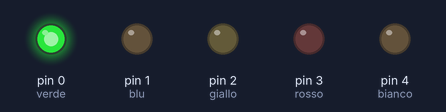
Recording of a sketch running on a simulated Arduino Uno, built with avr-gcc and run on an emulated ATmega328P. Parts: output pins drawn as LEDs (lit = HIGH).

Above: at 0.5 s.
At 1.5 s:
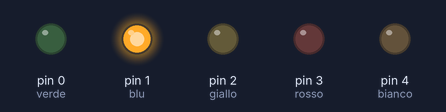
At 2.5 s:
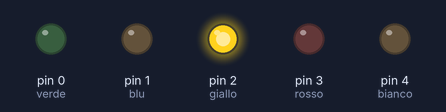
At 3.5 s:
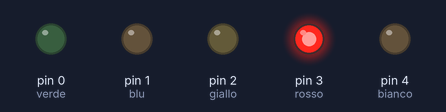
At 4.5 s:
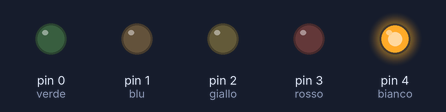
Timing chart, 0 to 6.5 s (numbered marks = the images above):
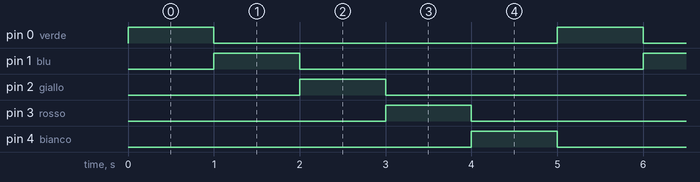

Measured:
- by itself, pin 0 (verde), pin 1 (blu), pin 2 (giallo), pin 3 (rosso), pin 4 (bianco): alternates HIGH for 1.0 s and LOW for 4.0 s
- by itself, everything shown: repeats every 5.0 s, in 6 steps

The sketch:

MY_OPEN_DAY.ino
```cpp
int verde = 0;
int blu = 1;
int giallo = 2;
int rosso = 3;
int bianco = 4;
int t = 1000;

void setup() {
  pinMode (blu, OUTPUT);
  pinMode (giallo, OUTPUT);
  pinMode (rosso, OUTPUT);
  pinMode (bianco, OUTPUT);
  pinMode (verde, OUTPUT);
}

void loop() {
  digitalWrite (verde, HIGH);
  delay (t);
  digitalWrite (verde, LOW);
  digitalWrite (blu, HIGH);
  delay (t);
  digitalWrite (blu, LOW);
  digitalWrite (giallo, HIGH);
  delay (t);
  digitalWrite (giallo, LOW);
  digitalWrite (rosso, HIGH);
  delay (t);
  digitalWrite (rosso, LOW);
  digitalWrite (bianco, HIGH);
  delay (t);
  digitalWrite (bianco, LOW);
}
```
